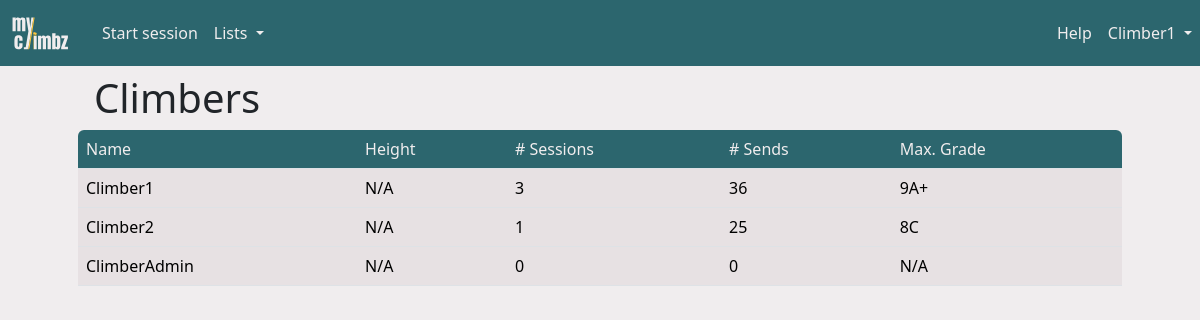
Page /climbers (signed in) on the earlier database version.
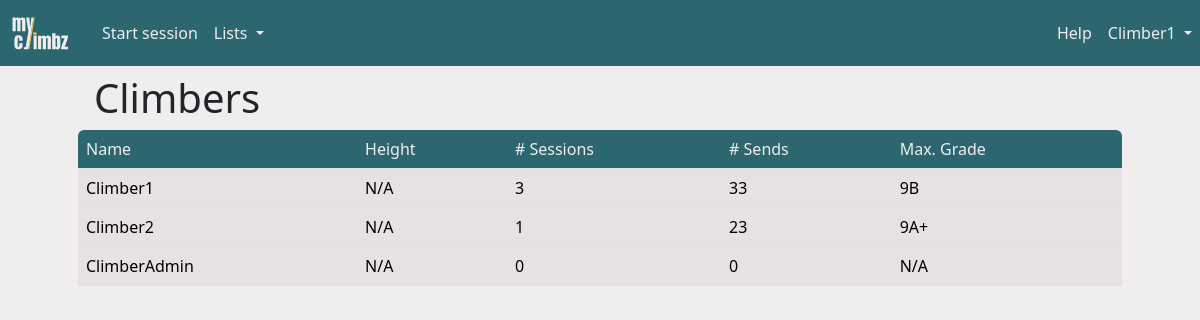
Same page on the later database version.
### myclimbz/models/climber.py (models this page shows, shortened)
class Climber(db.Model, UserMixin):
    id = db.Column(db.Integer, primary_key=True)
    role = db.Column(db.Integer, nullable=False, default=0)
    email = db.Column(db.String(200), nullable=False, unique=True)
    password = db.Column(db.String(200), nullable=False)
    name = db.Column(db.String(200), nullable=False)
    birthdate = db.Column(db.Date, nullable=True)
    year_started_climbing = db.Column(db.Integer, nullable=True)
    height = db.Column(db.Integer, nullable=True)
    ape_index = db.Column(db.Integer, nullable=True)
    grade_scale = db.Column(db.String(10), nullable=False, default="font")
    sessions = db.relationship("Session", backref="climber", cascade="all, delete")
    opinions = db.relationship("Opinion", backref="climber", cascade="all, delete")
    routes = db.relationship("Route", backref="creator")
    sectors = db.relationship("Sector", backref="creator")
    areas = db.relationship("Area", backref="creator")
    projects = db.relationship(
        "Route",
        secondary=climber_projects,
        backref=db.backref("climbers", lazy="dynamic"),
    )
    @property
    def climbs(self) -> list:
        climbs = list()
        for session in self.sessions:
            climbs.extend(session.climbs)
        return climbs
    @property
    def max_grade(self) -> Grade:
        if not self.climbs or len(self.climbs) == 0:
            return None
        max_grade = Grade.query.filter_by(level=0).first()
        for climb in self.climbs:
            if not climb.sent:
                continue
            opinion = climb.route.opinion_from(self.id)
            if opinion is not None and opinion.grade is not None:
                if opinion.grade.level > max_grade.level:
                    max_grade = opinion.grade
        return max_grade
    @property
    def n_sends(self) -> int:
        sent_routes = list()
        for climb in self.climbs:
            if climb.sent and climb.route.id not in sent_routes:
                sent_routes.append(climb.route.id)
        return len(sent_routes)

### myclimbz/models/climb.py (models this page shows, shortened)
class Climb(db.Model):
    id = db.Column(db.Integer, primary_key=True)
    n_attempts = db.Column(db.Integer, default=0)
    sent = db.Column(db.Boolean, nullable=False)
    flashed = db.Column(db.Boolean, nullable=False)
    comment = db.Column(db.Text)
    link = db.Column(db.String(300))
    route_id = db.Column(db.Integer, db.ForeignKey("route.id"))
    session_id = db.Column(db.Integer, db.ForeignKey("climbing_session.id"))
    videos = db.relationship("Video", backref="climb", cascade="all, delete")
    UniqueConstraint(route_id, session_id, name="unique_route_in_session")

### myclimbz/models/grade.py (models this page shows, shortened)
class Grade(db.Model):
    id = db.Column(db.Integer, primary_key=True)
    level = db.Column(db.Integer, nullable=False)
    font = db.Column(db.String(10), nullable=False)
    hueco = db.Column(db.String(10), nullable=False)
    @property
    def user_grade(self) -> str:
        return self.font if current_user.grade_scale == "font" else self.hueco

### myclimbz/models/route.py (models this page shows, shortened)
class Route(db.Model):
    id = db.Column(db.Integer, primary_key=True)
    name = db.Column(db.String(200), nullable=False)
    created_by = db.Column(db.Integer, db.ForeignKey("climber.id"), nullable=False)
    latitude = db.Column(db.Float)
    longitude = db.Column(db.Float)
    comment = db.Column(db.Text)
    link = db.Column(db.String(300))
    sit_start = db.Column(db.Boolean, nullable=False, default=False)
    height = db.Column(db.Float, db.CheckConstraint("height >= 1"))
    inclination = ConstrainedInteger("inclination", -50, 90)
    sector_id = db.Column(db.Integer, db.ForeignKey("sector.id"))
    climbs = db.relationship("Climb", backref="route", cascade="all, delete")
    opinions = db.relationship("Opinion", backref="route", cascade="all, delete")
    UniqueConstraint(name, sector_id, name="unique_route_name_in_sector")
    def opinion_from(self, climber_id: int) -> Opinion:
        return Opinion.query.filter_by(route_id=self.id, climber_id=climber_id).first()

### myclimbz/blueprints/climbers/routes.py (the view)
@climbers.route("/climbers")
def table_climbers() -> str:
    return render("climbers.html", title="Climbers", climbers=Climber.query.all())

### myclimbz/models/climber.py (called while the page is built)
@login_manager.user_loader
def load_climber(climber_id: int) -> Climber:
    return Climber.query.get(int(climber_id))

### run.py (called while the page is built, shortened)
@app.before_request
def check_request_validity():
    if not request.endpoint:
        return
    elif request.endpoint == "climbers.login" or "static" in request.endpoint:
        return
    elif not current_user.is_authenticated:
        return redirect(url_for("climbers.login"))

### myclimbz/templates/climbers.html
{% extends "main.html" %}
{% block content %}
<div class="container px-0 px-md-5">
    <h1 class="ms-3 mt-2">Climbers</h1>
    <table id="content_table" class="table table-hover" data-sort-col="2" data-sort-order="desc">
        <thead>
            <tr>
                {% for row_name in ["Name", "Height", "# Sessions", "# Sends", "Max. Grade"] %}
                <th>{{ row_name }}</th>
                {% endfor %}
            </tr>
        </thead>
        <tbody>
            {% for climber in climbers %}
            {% set onclick = "window.location=\"" + url_for('climbers.view_climber', climber_id=climber.id) + "\"" %}
            <tr>
                <td onclick={{ onclick }}>{{ climber.name }}</td>
                {% if climber.height is none %}
                    <td onclick={{ onclick }}>N/A</td>
                {% else %}
                    <td onclick={{ onclick }}>{{ climber.height|int }}cm</td>
                {% endif %}
                <td onclick={{ onclick }}>{{ climber.sessions|length }}</td>
                <td onclick={{ onclick }}>{{ climber.n_sends }}</td>
                <td onclick={{ onclick }} data-order="{{ climber.max_grade.level + 1 if climber.max_grade else 0 }}">
                    {{ climber.max_grade.user_grade if climber.max_grade else "N/A" }}
                </td>
            </tr>
            {% endfor %}
        </tbody>
    </table>
</div>
{% endblock content %}

### myclimbz/templates/main.html (shortened to what this page needs)
<html>
<head>
    <link href="https://cdn.jsdelivr.net/npm/bootstrap@5.3.2/dist/css/bootstrap.min.css" rel="stylesheet"
>
    <link href="{{ url_for('static', filename='css/colors.css') }}" rel="stylesheet" type="text/css">
    <link rel="stylesheet" type="text/css" href="https://cdnjs.cloudflare.com/ajax/libs/noUiSlider/15.8.1/nouislider.css" />
    <link href="https://cdn.jsdelivr.net/npm/simple-datatables@latest/dist/style.css" rel="stylesheet" type="text/css">
</head>
<body>
    <nav class="navbar navbar-expand-lg">
        {% if not is_form %}
        <a class="navbar-brand" href="{{ url_for('home.page_home') }}" style="padding-left: 10px;">
            <img src="{{ url_for('static', filename='images/logo-transparent.svg') }}" width="60" height="40" class="d-inline-block align-top" alt="">
        </a>
        <div class="collapse navbar-collapse ps-2" id="navbarSupportedContent">
            <ul class="navbar-nav me-auto mb-2 mb-md-0">
                {% if open_session %}
                {% if not open_session.is_project_search %}
                <li><a id="add_video" class="nav-link" href="{{ url_for('videos.annotate_video') }}">Add video</a></li>
                {% endif %}
                <li><a id="add_climb" class="nav-link" href="{{ url_for('climbs.add_climb') }}">Add climb</a></li>
                <li>
                    <a id="stop_session" class="nav-link" href="{{ url_for('sessions.stop_session') }}">
                        Stop
                        {% if open_session.is_project_search %}
                        project search
                        {% else %}
                        session
                        {% endif %}
                    </a>
                </li>
                {% else %}
                <li class="nav-item">
                    <a id="start_session" class="nav-link" href="{{ url_for('sessions.add_session') }}">Start session</a>
                </li>
                {% endif %}
                <li class="nav-item dropdown">
                    <a class="nav-link dropdown-toggle" href="#" role="button" data-bs-toggle="dropdown"
                        aria-expanded="false">
                        Lists
                    </a>
                </li>
            </ul>
            <ul class="navbar-nav ms-md-auto mb-2 mb-md-0">
                <li class="nav-item">
                    <a class="nav-link" href="{{ url_for('home.guide') }}">Help</a>
                </li>
                <li class="nav-item dropdown">
                    <a class="nav-link dropdown-toggle" href="#" role="button" data-bs-toggle="dropdown"
                        aria-expanded="false">
                        {{ username }}
                    </a>
                </li>
            </ul>
        </div>
        {% else %}
        <a class="navbar-brand" href="{{ url_for('home.cancel_form') }}" style="padding-left: 10px;">
            <img src="{{ url_for('static', filename='images/logo-transparent.svg') }}" width="60" height="40" class="d-inline-block align-top" alt="">
        </a>
        {% endif %}
    </nav>
    {%block content %}{% endblock %}
</body>
</html>

### myclimbz/static/css/colors.css (style rules this page uses)
:root { --color-yellow: #FFC53D; --color-yellow-100: #fff0c6; --color-yellow-200: #ffdf88; --color-yellow-300: #FFC53D; --color-yellow-400: #ffb320; --color-yellow-500: #f98f07; --color-yellow-600: #dd6902; --color-yellow-700: #b74806; --color-yellow-800: #94360c; --color-yellow-900: #7a2e0d; --color-yellow-950: #461602; --color-green: #2C666E; --color-green-50: #f1faf9; --color-green-100: #daf3f3; --color-green-200: #bae6e7; --color-green-300: #8ad4d6; --color-green-400: #53b9bd; --color-green-500: #379da3; --color-green-600: #318089; --color-green-700: #2C666E; --color-green-800: #2c575e; --color-green-900: #284a51; --color-green-950: #163036; --color-white: #F0EDEE; --color-white-50: #f9f7f8; --color-white-100: #F0EDEE; --color-white-200: #e7e1e3; --color-white-300: #d5cccf; --color-white-400: #bbaeb2; --color-white-500: #a29197; --color-white-600: #8a787e; --color-white-700: #726368; --color-white-800: #605458; --color-white-900: #53494c; --color-white-950: #2a2527; --color-gray: #6c757d; --color-black: #0A090C; }
body { background-color: var(--color-white); }
a { text-decoration: none; color: var(--color-green); }
.navbar { background-color: var(--color-green); color: var(--color-white); }
.navbar-brand { color: var(--color-yellow); }
.nav-link, .nav-link:focus { color: var(--color-white); }
.table thead th:first-child { border-top-left-radius: var(--bs-border-radius); }
.table thead th:last-child { border-top-right-radius: var(--bs-border-radius); }
.table td { background-color: var(--color-white-200); }
.table thead { background-color: var(--color-green); color: var(--color-white); font-weight: normal; }
.table thead th { background-color: transparent; color: inherit; font-weight: normal; }

Differences in the rows shown:
changed Climber "Climber1": n_sends "36" → "33"; max_grade "9A+" → "9B"
changed Climber "Climber2": n_sends "25" → "23"; max_grade "8C" → "9A+"
